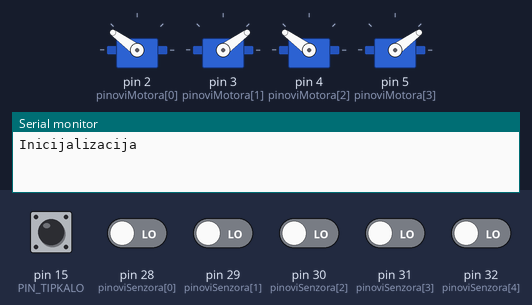
This sketch was run on a simulated Arduino Mega 2560, built with avr-gcc and run on an emulated ATmega2560. On the bench: 4 × servo, the last lines printed to the serial monitor. The test bench sets the inputs (shaded band); at power-on: pin 15 (PIN_TIPKALO) HIGH, pin 28 (pinoviSenzora[0]), pin 29 (pinoviSenzora[1]), pin 30 (pinoviSenzora[2]), pin 31 (pinoviSenzora[3]), pin 32 (pinoviSenzora[4]) LOW.

Above: at 0.2 s.
At 2.8 s:
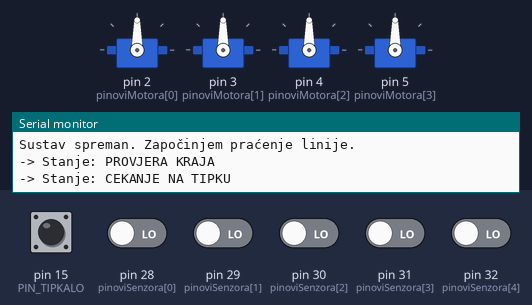
2.9 s: pin 15 (PIN_TIPKALO) pulled LOW for 0.15 s
At 3.9 s:
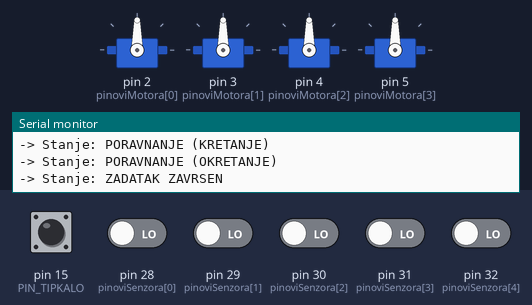
Timing chart, 0 to 5.9 s (numbered marks = the images above; inputs shaded):
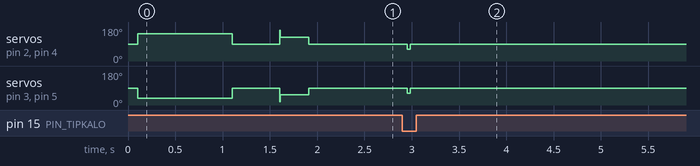

Measured:
- after the input at 2.9 s, servo on pin 2 (pinoviMotora[0]), servo on pin 3 (pinoviMotora[1]), servo on pin 4 (pinoviMotora[2]), servo on pin 5 (pinoviMotora[3]): 90° → 63° after 0.06 s, → 90° 0.03 s later

The sketch:

RobotIKservoPracenjeLinije.ino
```cpp
/********************************************************************************

 * @file    Zadatak 1 (Praćenje Linije - DC Motori)

 * @author  Ekipa 'Juraj Dobrila I'

 * @version 2.0 (Prezentacijska verzija)

 * @date    07.10.2025.

 *

 * @brief   Upravljački softver za autonomnog robota dizajniranog za natjecateljski

 * zadatak praćenja linije. Kod implementira naprednu logiku pomoću

 * "stroja stanja" (State Machine) za upravljanje različitim fazama

 * zadatka, te P-regulator za glatko i precizno praćenje linije.

 *

 * @hardware

 * - Mikrokontroler: Arduino Mega

 * - Pogonski sustav: Robot s 4 continous servo motora

 * - Senzori: 5-kanalni infracrveni (IR) senzor za detekciju linije

 * - Ulaz: 1x Tipkalo za interakciju korisnika

 ********************************************************************************/


//==============================================================================

// UKLJUČIVANJE BIBLIOTEKA

//==============================================================================

#include <Servo.h>


//==============================================================================

// GLOBALNE KONSTANTE I POSTAVKE

//==============================================================================


// --- Postavke motora ---

const int BROJ_MOTORA = 4;

const int pinoviMotora[BROJ_MOTORA] = {2, 3, 4, 5};

const int MOTOR_LS = 0, MOTOR_LP = 2, MOTOR_DS = 1, MOTOR_DP = 3;


// --- Postavke senzora i tipkala ---

const int BROJ_SENZORA = 5;

const int pinoviSenzora[BROJ_SENZORA] = {28, 29, 30, 31, 32};

const int tezine[BROJ_SENZORA] = {-12, -4, 0, 4, 12};

const int PIN_TIPKALO = 15;


// --- Parametri za P-regulator ---

float Kp = 35;

int osnovnaBrzina = 80;


// --- Parametri za specifične akcije ---

const int VRIJEME_PROVJERE_KRAJA_MS = 300;

const int BRZINA_PROVJERE_KRAJA = 40;

const int BRZINA_PORAVNANJA_NAPRIJED = 40;

const int BRZINA_PORAVNANJA_OKRET = 30;


//==============================================================================

// DEFINICIJA STANJA ROBOTA (STATE MACHINE)

//==============================================================================

enum StanjeRobota {

  PRACENJE_LINIJE,

  PROVJERA_KRAJA,

  CEKANJE_NA_TIPKU,

  PORAVNANJE_KRETANJE,

  PORAVNANJE_OKRETANJE,

  ZADATAK_ZAVRSEN

};


//==============================================================================

// GLOBALNE VARIJABLE

//==============================================================================

Servo motori[BROJ_MOTORA];

int ocitanjaSenzora[BROJ_SENZORA];

StanjeRobota trenutnoStanje = PRACENJE_LINIJE;

unsigned long vrijemePocetkaStanja = 0;

float zadnjePoznatoOdstupanje = 0;


//==============================================================================

// SETUP FUNCIJA

//==============================================================================

void setup() {

  Serial.begin(9600);

  Serial.println("Inicijalizacija");


  for (int i = 0; i < BROJ_MOTORA; i++) {

    motori[i].attach(pinoviMotora[i]);

  }


  for (int i = 0; i < BROJ_SENZORA; i++) {

    pinMode(pinoviSenzora[i], INPUT);

  }


  pinMode(PIN_TIPKALO, INPUT_PULLUP);


  zaustavi();
  delay(100);
  naprijed(60);
  delay(1000);
  zaustavi();
  delay(500);


  Serial.println("Sustav spreman. Započinjem praćenje linije.");

}


//==============================================================================

// GLAVNA PETLJA - Upravlja strojem stanja

//==============================================================================

void loop() {

  ocitajSenzore();


  switch (trenutnoStanje) {


    case PRACENJE_LINIJE:

      pratiLiniju();

      if (jelSviSenzoriNaCrnom()) {

        Serial.println("-> Stanje: PROVJERA KRAJA");

        trenutnoStanje = PROVJERA_KRAJA;

        vrijemePocetkaStanja = millis();

      }

      break;


    case PROVJERA_KRAJA:

      naprijed(BRZINA_PROVJERE_KRAJA);

      if (millis() - vrijemePocetkaStanja > VRIJEME_PROVJERE_KRAJA_MS) {

        if (jelSviSenzoriNaCrnom()) {

          Serial.println("-> Stanje: CEKANJE NA TIPKU");

          zaustavi();

          trenutnoStanje = CEKANJE_NA_TIPKU;

        } else {

          Serial.println("Lažni alarm, vraćam se na praćenje.");

          trenutnoStanje = PRACENJE_LINIJE;

        }

      }

      break;


    case CEKANJE_NA_TIPKU:

      if (digitalRead(PIN_TIPKALO) == LOW) {

        delay(50);

        Serial.println("-> Stanje: PORAVNANJE (KRETANJE)");

        trenutnoStanje = PORAVNANJE_KRETANJE;

      }

      break;


    case PORAVNANJE_KRETANJE:

      naprijed(BRZINA_PORAVNANJA_NAPRIJED);

      if (ocitanjaSenzora[2] == 0) {

        Serial.println("-> Stanje: PORAVNANJE (OKRETANJE)");

        zaustavi();

        trenutnoStanje = PORAVNANJE_OKRETANJE;

      }

      break;


    case PORAVNANJE_OKRETANJE:

      okreniLijevo(BRZINA_PORAVNANJA_OKRET);

      if (ocitanjaSenzora[0] == 0 && ocitanjaSenzora[4] == 0) {

        Serial.println("-> Stanje: ZADATAK ZAVRSEN");

        zaustavi();

        trenutnoStanje = ZADATAK_ZAVRSEN;

      }

      break;


    case ZADATAK_ZAVRSEN:

      // Ne radi ništa.

      break;

  }

}


//==============================================================================

// POMOĆNE I GLAVNE FUNKCIJE

//==============================================================================


bool jelSviSenzoriNaCrnom() {

  for (int i = 0; i < BROJ_SENZORA; i++) {

    if (ocitanjaSenzora[i] != 0) {

      return false;

    }

  }

  return true;

}


void pratiLiniju() {

  float odstupanje = izracunajOdstupanje();

  float skretanje = Kp * odstupanje;


  int brzinaLP = osnovnaBrzina + skretanje;

  int brzinaLS = osnovnaBrzina + skretanje;

  int brzinaDP = -osnovnaBrzina + skretanje;

  int brzinaDS = -osnovnaBrzina + skretanje;


  postaviBrzinuMotora(MOTOR_LP, brzinaLP);

  postaviBrzinuMotora(MOTOR_LS, brzinaLS);

  postaviBrzinuMotora(MOTOR_DP, brzinaDP);

  postaviBrzinuMotora(MOTOR_DS, brzinaDS);

}


void ocitajSenzore() {

  for (int i = 0; i < BROJ_SENZORA; i++) {

    ocitanjaSenzora[i] = digitalRead(pinoviSenzora[i]);

  }

}


float izracunajOdstupanje() {

  float tezinskaSuma = 0;

  int senzoraNaLiniji = 0;


  for (int i = 0; i < BROJ_SENZORA; i++) {

    if (ocitanjaSenzora[i] == 0) { // Ako je senzor na crnoj liniji

      tezinskaSuma += tezine[i];

      senzoraNaLiniji++;

    }

  }


  if (senzoraNaLiniji > 0) {

    // Ako vidimo liniju, normalno izračunaj odstupanje i spremi ga.

    float odstupanje = tezinskaSuma / senzoraNaLiniji;

    zadnjePoznatoOdstupanje = odstupanje;

    return odstupanje;

  } else {

    // Ako smo izgubili liniju, donesi odluku na temelju zadnje poznate pozicije.

    if (zadnjePoznatoOdstupanje > 0) { // Linija je zadnje bila DESNO

      return 5;  // Vrati veliku pozitivnu vrijednost za oštro skretanje UDESNO

    } else { // Linija je zadnje bila LIJEVO (ili točno u centru)

      return -5; // Vrati veliku negativnu vrijednost za oštro skretanje ULIJEVO

    }

  }

}


//==============================================================================

// OSNOVNE FUNKCIJE ZA UPRAVLJANJE MOTORIMA I KRETANJE

//==============================================================================


void postaviBrzinuMotora(int indeksMotora, int brzina) {

  brzina = constrain(brzina, -100, 100);

  int servoVrijednost = map(brzina, -100, 100, 0, 180);

  motori[indeksMotora].write(servoVrijednost);

}


void zaustavi() {

  for (int i = 0; i < BROJ_MOTORA; i++) { postaviBrzinuMotora(i, 0); }

}


void naprijed(int brzina) {

  brzina = abs(brzina);

  postaviBrzinuMotora(MOTOR_LP, brzina); postaviBrzinuMotora(MOTOR_LS, brzina);

  postaviBrzinuMotora(MOTOR_DP, -brzina); postaviBrzinuMotora(MOTOR_DS, -brzina);

}


void nazad(int brzina) {

  brzina = abs(brzina);

  postaviBrzinuMotora(MOTOR_LP, -brzina); postaviBrzinuMotora(MOTOR_LS, -brzina);

  postaviBrzinuMotora(MOTOR_DP, brzina); postaviBrzinuMotora(MOTOR_DS, brzina);

}


void desno(int brzina) {

  brzina = abs(brzina);

  postaviBrzinuMotora(MOTOR_LP, brzina); postaviBrzinuMotora(MOTOR_LS, -brzina);

  postaviBrzinuMotora(MOTOR_DP, brzina); postaviBrzinuMotora(MOTOR_DS, -brzina);

}


void lijevo(int brzina) {

  brzina = abs(brzina);

  postaviBrzinuMotora(MOTOR_LP, -brzina); postaviBrzinuMotora(MOTOR_LS, brzina);

  postaviBrzinuMotora(MOTOR_DP, -brzina); postaviBrzinuMotora(MOTOR_DS, brzina);

}


void okreniDesno(int brzina) {

  brzina = abs(brzina);

  postaviBrzinuMotora(MOTOR_LP, brzina); postaviBrzinuMotora(MOTOR_LS, brzina);

  postaviBrzinuMotora(MOTOR_DP, brzina); postaviBrzinuMotora(MOTOR_DS, brzina);

}


void okreniLijevo(int brzina) {

  brzina = abs(brzina);

  postaviBrzinuMotora(MOTOR_LP, -brzina); postaviBrzinuMotora(MOTOR_LS, -brzina);

  postaviBrzinuMotora(MOTOR_DP, -brzina); postaviBrzinuMotora(MOTOR_DS, -brzina);

}


void naprijedDesno(int brzina) {

  brzina = abs(brzina);

  postaviBrzinuMotora(MOTOR_LP, brzina); postaviBrzinuMotora(MOTOR_DS, -brzina);

  postaviBrzinuMotora(MOTOR_DP, 0); postaviBrzinuMotora(MOTOR_LS, 0);

}


void naprijedLijevo(int brzina) {

  brzina = abs(brzina);

  postaviBrzinuMotora(MOTOR_DP, -brzina); postaviBrzinuMotora(MOTOR_LS, brzina);

  postaviBrzinuMotora(MOTOR_LP, 0); postaviBrzinuMotora(MOTOR_DS, 0);

}


void nazadDesno(int brzina) {

  brzina = abs(brzina);

  postaviBrzinuMotora(MOTOR_DP, brzina); postaviBrzinuMotora(MOTOR_LS, -brzina);

  postaviBrzinuMotora(MOTOR_LP, 0); postaviBrzinuMotora(MOTOR_DS, 0);

}


void nazadLijevo(int brzina) {

  brzina = abs(brzina);

  postaviBrzinuMotora(MOTOR_LP, -brzina); postaviBrzinuMotora(MOTOR_DS, brzina);

  postaviBrzinuMotora(MOTOR_DP, 0); postaviBrzinuMotora(MOTOR_LS, 0);

}
```
